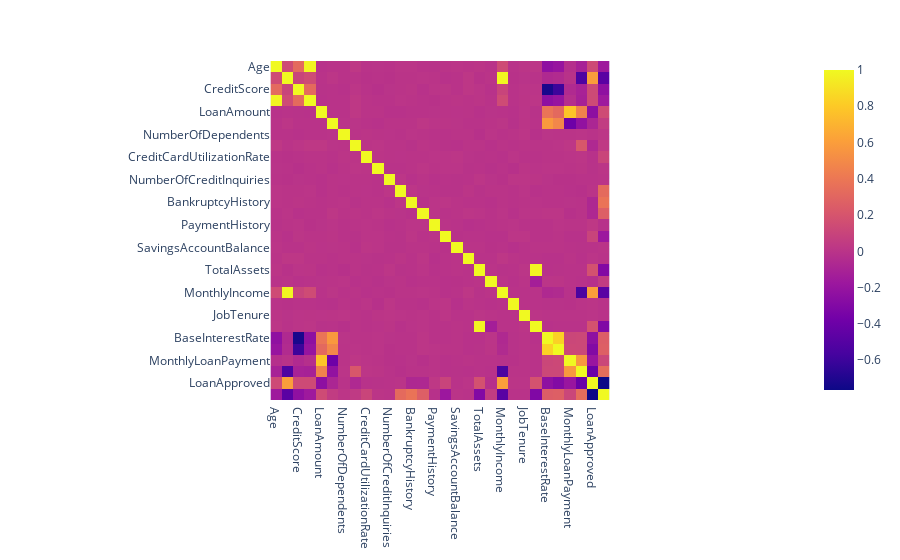

Source (notebook cell):
### Code cell
corr= train.corr()
px.imshow(corr)

### Figure 1 — Plotly figure (JSON) as saved in the notebook; plotly's stock layout.template omitted (floating-point values rounded to 4 significant figures; data arrays with more than 128 entries replaced by an {"elided": "..."} marker saying what was removed)
{"data": [{"coloraxis": "coloraxis", "hovertemplate": "x: %{x}<br>y: %{y}<br>color: %{z}<extra></extra>", "name": "0", "type": "heatmap", "x": ["Age", "AnnualIncome", "CreditScore", "Experience", "LoanAmount", "LoanDuration", "NumberOfDependents", "MonthlyDebtPayments", "CreditCardUtilizationRate", "NumberOfOpenCreditLines", "NumberOfCreditInquiries", "DebtToIncomeRatio", "BankruptcyHistory", "PreviousLoanDefaults", "PaymentHistory", "LengthOfCreditHistory", "SavingsAccountBalance", "CheckingAccountBalance", "TotalAssets", "TotalLiabilities", "MonthlyIncome", "UtilityBillsPaymentHistory", "JobTenure", "NetWorth", "BaseInterestRate", "InterestRate", "MonthlyLoanPayment", "TotalDebtToIncomeRatio", "LoanApproved", "RiskScore"], "xaxis": "x", "y": ["Age", "AnnualIncome", "CreditScore", "Experience", "LoanAmount", "LoanDuration", "NumberOfDependents", "MonthlyDebtPayments", "CreditCardUtilizationRate", "NumberOfOpenCreditLines", "NumberOfCreditInquiries", "DebtToIncomeRatio", "BankruptcyHistory", "PreviousLoanDefaults", "PaymentHistory", "LengthOfCreditHistory", "SavingsAccountBalance", "CheckingAccountBalance", "TotalAssets", "TotalLiabilities", "MonthlyIncome", "UtilityBillsPaymentHistory", "JobTenure", "NetWorth", "BaseInterestRate", "InterestRate", "MonthlyLoanPayment", "TotalDebtToIncomeRatio", "LoanApproved", "RiskScore"], "yaxis": "y", "z": {"elided": "30x30 float values"}}], "layout": {"coloraxis": {"colorscale": [[0, "#0d0887"], [0.1111, "#46039f"], [0.2222, "#7201a8"], [0.3333, "#9c179e"], [0.4444, "#bd3786"], [0.5556, "#d8576b"], [0.6667, "#ed7953"], [0.7778, "#fb9f3a"], [0.8889, "#fdca26"], [1, "#f0f921"]]}, "margin": {"t": 60}, "xaxis": {"anchor": "y", "constrain": "domain", "domain": [0, 1], "scaleanchor": "y"}, "yaxis": {"anchor": "x", "autorange": "reversed", "constrain": "domain", "domain": [0, 1]}}}
